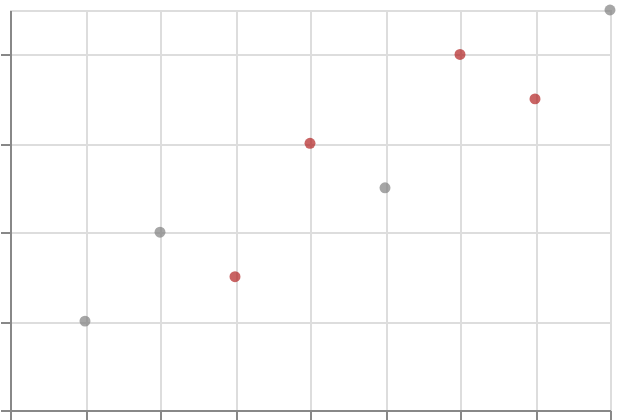

The specification (Vega-Lite) saved for this image:
### Vega-Lite specification from a JSON file in a GitHub repository (floating-point values rounded to 4 significant figures)
{"$schema": "https://vega.github.io/schema/vega-lite/v6.json", "padding": 5, "autosize": "none", "width": 300, "height": 200, "data": {"name": "table", "values": [{"c": "A", "g": "p", "x": 1, "y": 2, "v": 5, "t": "2024-01-15", "o": {"v": 3}, "IMDB Rating": 6.1, "d": "x1"}, {"c": "B", "g": "q", "x": 2, "y": 4, "v": 9, "t": "2024-02-20", "o": {"v": 7}, "IMDB Rating": 7.4, "d": "x2"}, {"c": "A", "g": "q", "x": 3, "y": 3, "v": 2, "t": "2024-03-05", "o": {"v": 1}, "IMDB Rating": 5.2, "d": "x1"}, {"c": "C", "g": "p", "x": 4, "y": 6, "v": 7, "t": "2024-05-30", "o": {"v": 4}, "IMDB Rating": 8.8, "d": "x3"}, {"c": "B", "g": "p", "x": 5, "y": 5, "v": 4, "t": "2024-07-11", "o": {"v": 9}, "IMDB Rating": 6.9, "d": "x2"}, {"c": "C", "g": "q", "x": 6, "y": 8, "v": 6, "t": "2024-09-02", "o": {"v": 2}, "IMDB Rating": 7.7, "d": "x3"}, {"c": "A", "g": "p", "x": 7, "y": 7, "v": 8, "t": "2024-11-25", "o": {"v": 5}, "IMDB Rating": 4.4, "d": "x1"}, {"c": "B", "g": "q", "x": 8, "y": 9, "v": 3, "t": "2024-12-31", "o": {"v": 8}, "IMDB Rating": 9.1, "d": "x2"}]}, "mark": {"type": "point", "filled": true}, "encoding": {"x": {"field": "x", "type": "quantitative"}, "y": {"field": "y", "type": "quantitative"}, "color": {"condition": {"test": {"and": [{"field": "x", "gte": 2}, {"not": {"field": "c", "equal": "B"}}]}, "value": "firebrick"}, "value": "grey"}}}
